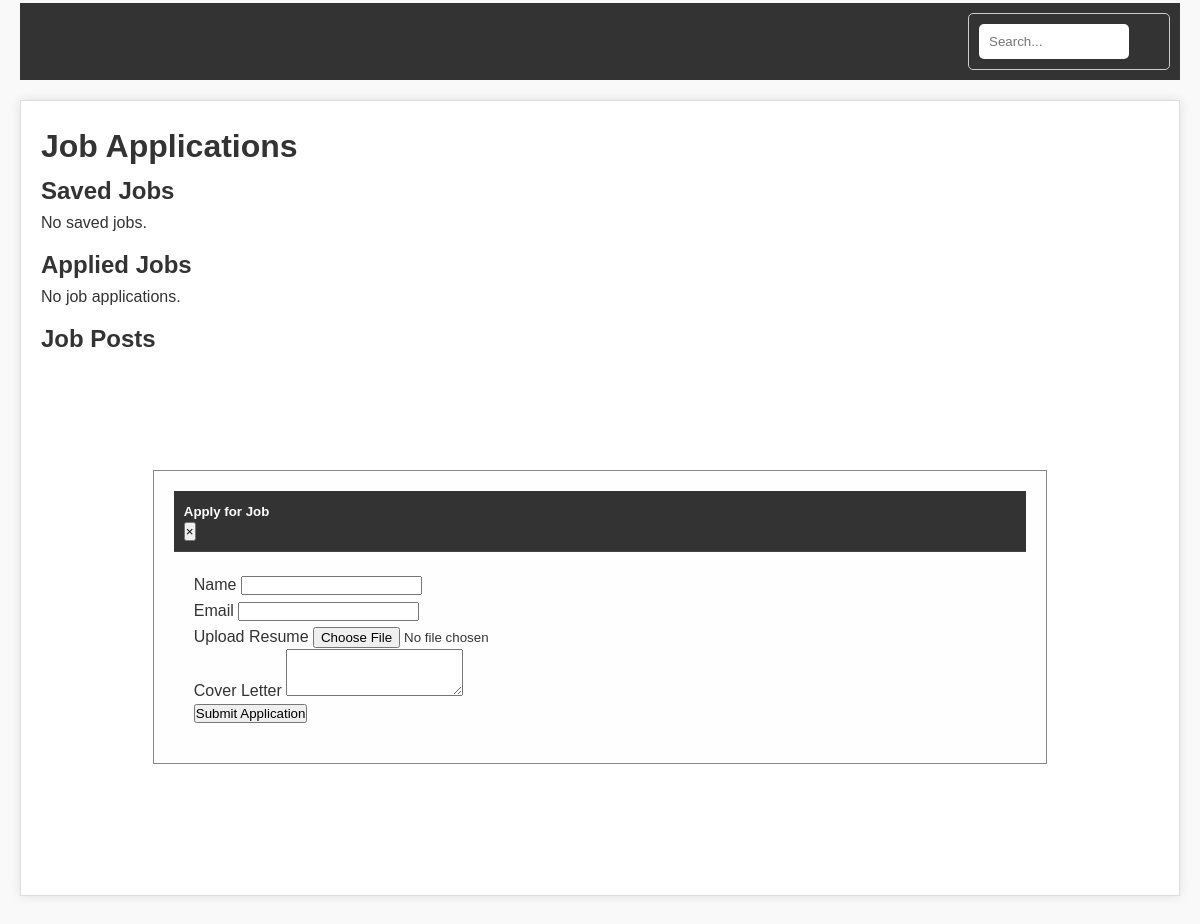
Page /job-applications/ (signed in, lower part) on the earlier database version.
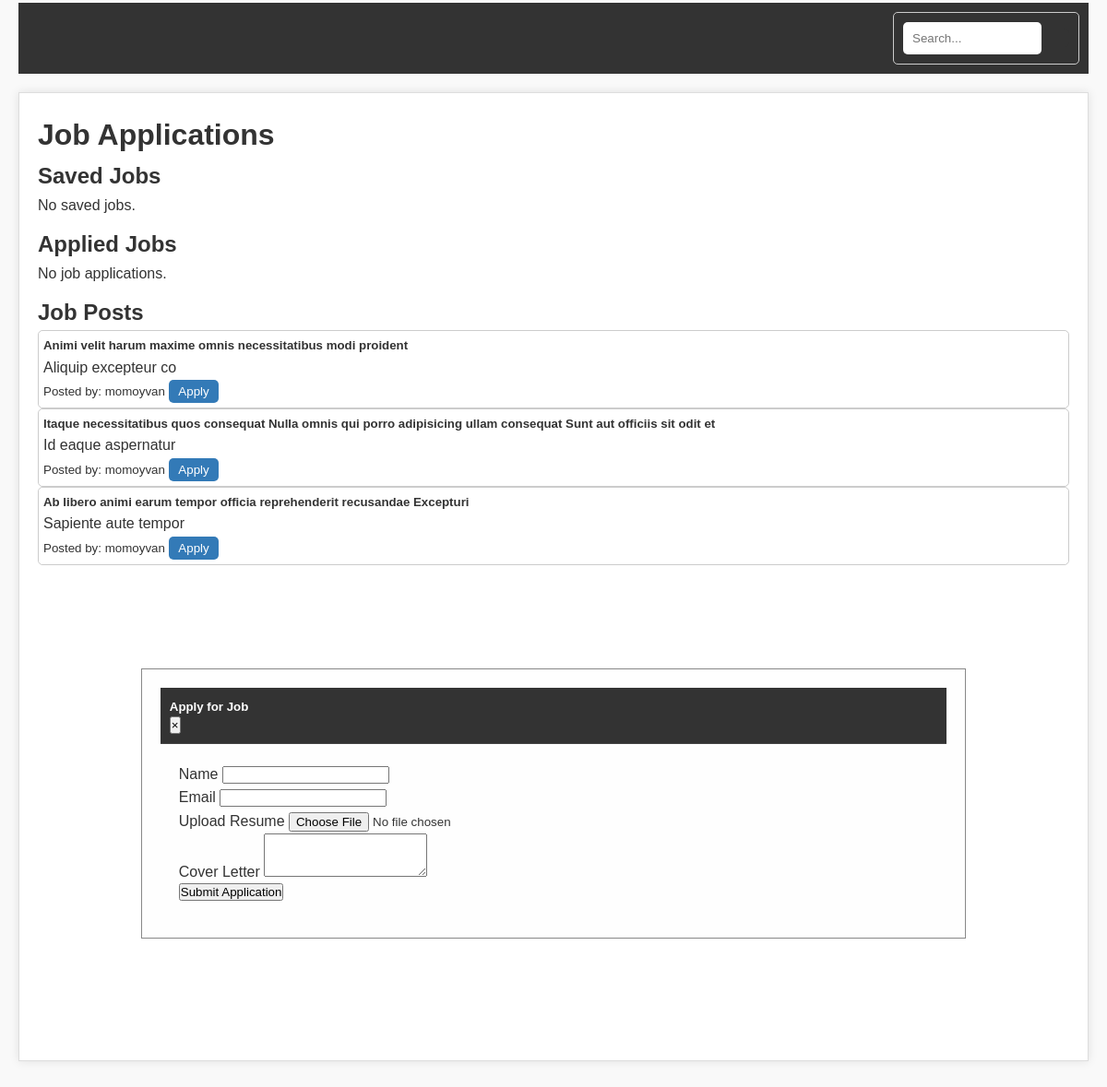
Same page on the later database version.
### job/models.py (models this page shows, shortened)
class JobPost(models.Model):
    title = models.CharField(max_length=255)
    description = models.TextField()
    requirements = models.TextField()
    qualifications = models.TextField()
    posted_by = models.ForeignKey(settings.AUTH_USER_MODEL, on_delete=models.CASCADE)  # Use AUTH_USER_MODEL
    is_active = models.BooleanField(default=True)
    created_at = models.DateTimeField(default=timezone.now)
    updated_at = models.DateTimeField(auto_now=True)

class CustomUser(AbstractUser):
    ROLE_CHOICES = (
        ('admin', 'Admin'),
        ('expert', 'Expert'),
        ('client', 'Client'),
    )
    role = models.CharField(max_length=30, choices=ROLE_CHOICES, default='client')
    profile_picture = models.ImageField(upload_to='profile_pictures/', blank=True, null=True)
    phone = models.CharField(max_length=15, default='0000000000')  # Provide a default value
    address = models.TextField(null=True, blank=True)  # Temporarily allow null

### job/views.py (the view)
# urls.py: path('job-applications/', job_applications, name='job_applications'),
def job_applications(request):
    job_posts = JobPost.objects.filter(is_active=True)
    applications = JobApplication.objects.filter(candidate_email=request.user.email)
    saved_jobs = []  # Logic to get saved jobs if implemented
    return render(request, 'panel/expert/find/job_applications.html', {
        'job_posts': job_posts,
        'applications': applications,
        'saved_jobs': saved_jobs,
    })

### job/templates/panel/expert/find/job_applications.html (shortened to what the changed rows need)
{% load static %}
{% block content %}
<link rel="stylesheet" href="{% static 'css/job.css' %}">
<div class="dashboard">
    <main class="dashboard-app">
<div class="container mt-5">
    <h1 class="text-center">Job Applications</h1>
    <div class="row mt-4">
        <div class="col-md-12">
            <h2>Saved Jobs</h2>
        </div>
    </div>
    <div class="row mt-4">
        <div class="col-md-12">
            <h2>Applied Jobs</h2>
        </div>
    </div>
    <div class="row mt-4">
        <div class="col-md-12">
            <h2>Job Posts</h2>
            <div id="job-posts" class="list-group">
                {% for job in job_posts %}
                <div class="list-group-item">
                    <h5 class="mb-1">{{ job.title }}</h5>
                    <p class="mb-1">{{ job.description }}</p>
                    <small>Posted by: {{ job.posted_by.username }}</small>
                    <button class="btn btn-primary mt-2 apply-job" data-job-id="{{ job.id }}" data-toggle="modal" data-target="#applyModal">Apply</button>
                </div>
                {% endfor %}
            </div>
        </div>
    </div>
</div>
{% endblock %}

Differences in the rows shown:
added JobPost: title "Animi velit harum maxime omnis necessitatibus modi proident", description "Aliquip excepteur co", posted_by.username "momoyvan"
added JobPost: title "Itaque necessitatibus quos consequat Nulla omnis qui porro adipisicing ullam consequat Sunt aut officiis sit odit et", description "Id eaque aspernatur", posted_by.username "momoyvan"
added JobPost: title "Ab libero animi earum tempor officia reprehenderit recusandae Excepturi", description "Sapiente aute tempor", posted_by.username "momoyvan"
